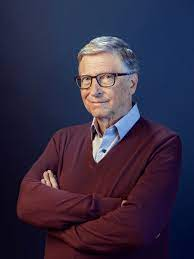
#> input picture e2.jpg, 194 x 259 px
$ python c3.py
#> lines starting #> are read from the running program, lines starting #| are printed output that depends on the picture
import cv2 as cv
import subprocess
import sys


def face_detect(input_image_name, output_image_name, mode):
    ''' This function takes an input photo name
    and an output photo name and distinguishes the face
    from the input photo and draws a square around the face
    with the input color and saves it with the output photo name. '''
#> called with input_image_name = 'e2.jpg', output_image_name = 'e2.jpg', mode = 'circle'
    faceCascade = cv.CascadeClassifier("Face Detect\\haarcascades\\haarcascade_frontalface_default.xml")

    img_color = cv.imread(input_image_name)
#> img_color is the input picture: shape (259, 194, 3); mean B, G, R 68, 44.7, 54.4
    img_color_copy = cv.imread(input_image_name)
    img_gray  = cv.cvtColor(img_color,cv.COLOR_BGR2GRAY)
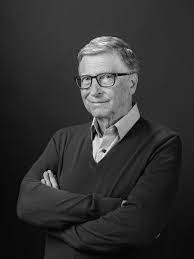
#> img_gray: shape (259, 194); min 2, max 251, mean 50.3

    face = faceCascade.detectMultiScale(img_gray,scaleFactor=1.01,minNeighbors = 5)
#> face = [[68, 53, 66, 66]]

    if len(face)>0:
        (x,y,w,h) = face[0]
#> x = 68; y = 53; w = 66; h = 66
        if mode == "circle":
            center_coordinates = (int(x+w/2),int(y+h/2))
#> center_coordinates = (101, 86)
            radius = int(w/2+5)
#> radius = 38
            color = (0,0,255)
            thickness = 2
            our_image_circle = cv.circle(img_color, center_coordinates, radius, color, thickness)
            cv.imwrite('c-'+output_image_name , our_image_circle)
            cv.imshow("face detect circle",our_image_circle)
        elif mode == "rectangle":
            our_image_rect = cv.rectangle(img_color_copy,(x,y),(x+w,y+h),(0,0,255),2)
            cv.imwrite('r-'+output_image_name , our_image_rect)
            cv.imshow("face detect rectangle",our_image_rect)
        else:
            print('mode is invalid')

face_detect("e2.jpg","e2.jpg","circle")

$ run again, with e3.jpg copied over e2.jpg
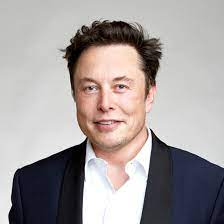
#> input picture e3.jpg, 224 x 224 px
#> in face_detect, img_color is the input picture: shape (224, 224, 3); mean B, G, R 156.8, 157.2, 164.1
#> in face_detect, `img_gray  = cv.cvtColor(img_color,cv.COLOR_BGR2GRAY)`:
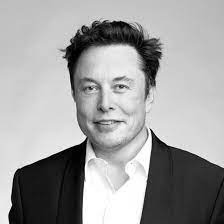
#> img_gray: shape (224, 224); min 0, max 255, mean 159.3
#> face = [[62, 52, 89, 89]]
#> x = 62; y = 52; w = 89
#> center_coordinates = (106, 96)
#> radius = 49

$ run again, with e4.jpg copied over e2.jpg
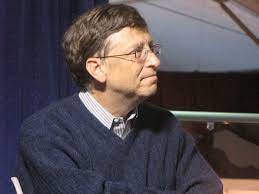
#> input picture e4.jpg, 259 x 194 px
#> in face_detect, img_color is the input picture: shape (194, 259, 3); mean B, G, R 81.3, 74.6, 81.9
#> in face_detect, `img_gray  = cv.cvtColor(img_color,cv.COLOR_BGR2GRAY)`:
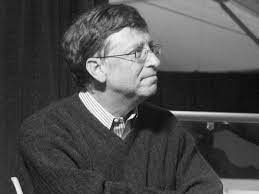
#> img_gray: shape (194, 259); min 1, max 255, mean 77.5
#> face = [[112, 27, 64, 64]]
#> x = 112; y = 27; w = 64
#> center_coordinates = (144, 59)
#> radius = 37
